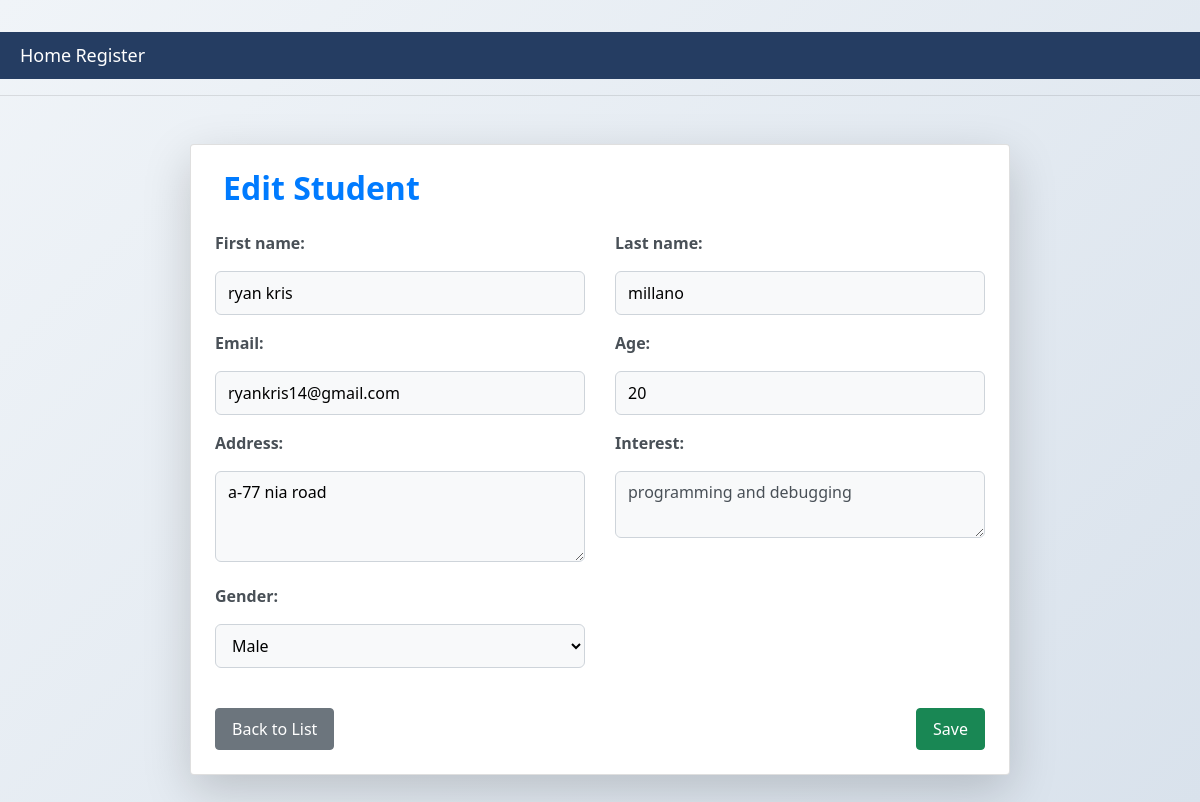
The page /students/12/edit/ on the database its author committed.
### student_app/models.py (models this page shows, shortened)
class Student(models.Model):
    MALE = 1
    FEMALE = 2
    OTHER = 3
    GENDER_CHOICES = [
        (MALE, 'Male'),
        (FEMALE, 'Female'),
        (OTHER, 'Other'),
    ]
    first_name = models.CharField(max_length=50)
    last_name = models.CharField(max_length=50)
    address = models.TextField(default='Not Provided')
    email = models.EmailField()
    gender = models.IntegerField(choices=GENDER_CHOICES, default=OTHER)
    age = models.IntegerField()
    interest = models.TextField()
    course = models.CharField(max_length=100, default='BSCS')

### student_app/views.py (the view)
# urls.py: path('<int:pk>/edit/', student_update, name='student_update'),
def student_update(request, pk):
    student = get_object_or_404(Student, pk=pk)
    if request.method == 'POST':
        form = StudentForm(request.POST, instance=student)
        if form.is_valid():
            student = form.save(commit=False)
            predictor = CoursePredictor()
            if not predictor.load_model():
                messages.error(request, "AI model is not trained. Please train the model before updating students.")
                return render(request, 'student_app/student_form.html', {'form': form})
            prediction = predictor.predict(
                student.age,
                dict(Student.GENDER_CHOICES)[student.gender],
                student.interest
            )
            if prediction['success']:
                student.course = prediction['predicted_course']
            else:
                messages.error(request, f"Prediction failed: {prediction.get('error', 'Unknown error')}")
                return render(request, 'student_app/student_form.html', {'form': form})
            student.save()
            messages.success(request, "Student details have been updated and course predicted successfully!")
            return redirect('student_list')
    else:
        form = StudentForm(instance=student)
    return render(request, 'student_app/student_form.html', {'form': form})

### student_app/forms.py
class StudentForm(forms.ModelForm):
    class Meta:
        model = Student
        fields = ['first_name', 'last_name', 'email', 'age', 'address', 'interest', 'gender']  # 'course' removed
        widgets = {
            'address': forms.Textarea(attrs={'rows': 3, 'placeholder': 'Enter address'}),
            'interest': forms.Textarea(attrs={'rows': 2, 'class': 'form-control', 'placeholder': 'Enter your interests'}),
        }

### student_app/templates/student_app/student_form.html (shortened to what this page needs)
{% extends "student_app/base.html" %}
{% block content %}
<div class="container mt-5">
    <div class="card shadow-lg rounded p-4">
        <h2 class="mb-4 text-primary">
            {% if form.instance.pk %}
                 Edit Student
            {% else %}
                <i class="bi bi-person-plus-fill"></i> Add Student
            {% endif %}
        </h2>
        <form method="post">
            <div class="row g-3">
                {% for field in form %}
                    {% if field.name != "course" %}
                    <div class="col-md-6">
                        <div class="form-group">
                            <label class="form-label">{{ field.label_tag }}</label>
                            {{ field }}
                        </div>
                    </div>
                    {% endif %}
                {% endfor %}
            </div>
            <div class="mt-4 d-flex justify-content-between">
                <a href="{% url 'student_list' %}" class="btn btn-secondary">Back to List</a>
                <button type="submit" class="btn btn-success">Save</button>
            </div>
        </form>
    </div>
</div>
{% endblock %}

### student_app/templates/student_app/base.html (style rules this page uses)
body { background-color: #f4f6f7; }

### student_app/templates/student_app/student_form.html (style rules this page uses)
body { font-family: 'Segoe UI', Tahoma, Geneva, Verdana, sans-serif; background: linear-gradient(135deg, #f0f4f8, #d9e2ec); min-height: 100vh; padding: 2rem 0; }
.container { max-width: 850px; margin: auto; }
.card { border-radius: 12px; background-color: #ffffff; box-shadow: 0 1rem 2rem rgba(0, 0, 0, 0.1); padding: 2rem; }
h2 { font-weight: bold; color: #0d6efd; margin-bottom: 1.5rem; display: flex; align-items: center; gap: 0.5rem; }
.form-label { font-weight: 600; margin-bottom: 0.5rem; display: block; color: #495057; }
.form-group input, .form-group select, .form-group textarea { width: 100%; padding: 0.55rem 0.75rem; border-radius: 0.375rem; border: 1px solid #ced4da; transition: border-color 0.2s ease, box-shadow 0.2s ease; background-color: #f8f9fa; }
.btn-success { background-color: #198754; border-color: #198754; padding: 0.5rem 1rem; color: #fff; transition: background-color 0.2s ease, border-color 0.2s ease; }
.btn-secondary { background-color: #6c757d; border-color: #6c757d; padding: 0.5rem 1rem; color: #fff; transition: background-color 0.2s ease, border-color 0.2s ease; }

### rows shown on the page
Student: form "ryan kris" "millano" "ryankris14@gmail.com" "20" "a-77 nia road" "programming and debugging" "Male"

### other values the page prints
{{ field.label_tag }} "First name:" "Last name:" "Email:" "Age:" "Address:" "Interest:" "Gender:"
